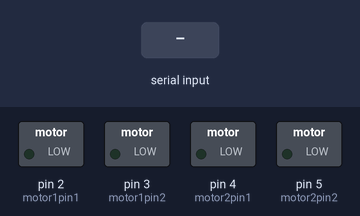
A sketch run on a simulated Arduino Uno, built with avr-gcc and run on an emulated ATmega328P. Shown: switched loads named in the sketch (green lamp = pin HIGH). The inputs (shaded band) are chosen by the test bench.

Above: at 1.2 s.
1.3 s: "w\n" received over Serial
At 1.7 s:
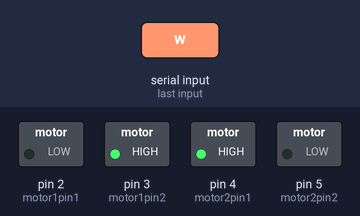
2.8 s: byte 97 ('a') received over Serial
At 3.46 s:
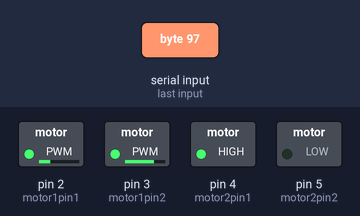
5.8 s: byte 115 ('s') received over Serial
At 7.78 s:
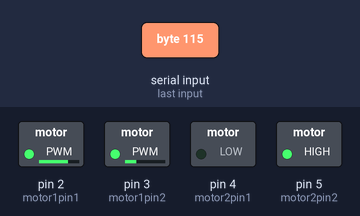
8.8 s: byte 119 ('w') received over Serial
At 10.1 s:
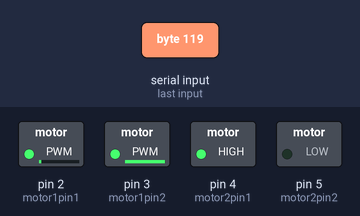
11.8 s: byte 83 ('S') received over Serial
At 14.58 s:
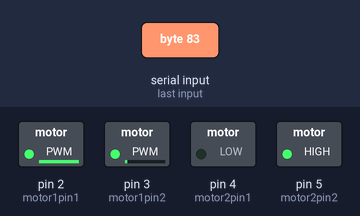
14.8 s: byte 87 ('W') received over Serial
At 14.98 s:
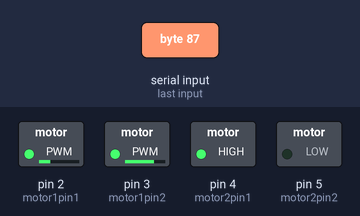
Timing chart, 0 to 18.8 s (numbered marks = the images above; inputs shaded):
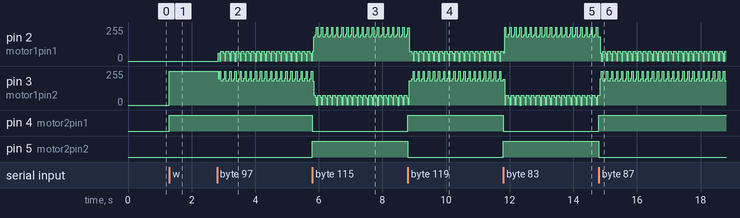

Measured:
- after the input at 1.3 s, pin 3 (motor1pin2): 0/255 → 255/255 at once; pin 4 (motor2pin1): LOW → HIGH at once
- after the input at 5.8 s, pin 4 (motor2pin1): HIGH → LOW at once; pin 5 (motor2pin2): LOW → HIGH at once
- after the input at 8.8 s, pin 4 (motor2pin1): LOW → HIGH at once; pin 5 (motor2pin2): HIGH → LOW at once
- after the input at 11.8 s, pin 4 (motor2pin1): HIGH → LOW at once; pin 5 (motor2pin2): LOW → HIGH at once
- after the input at 14.8 s, pin 4 (motor2pin1): LOW → HIGH at once; pin 5 (motor2pin2): HIGH → LOW at once

The sketch:

Lab2_ROBOT_CONTROL_Arduino.ino
```cpp
// pins (same as yours)
int motor1pin1 = 2;
int motor1pin2 = 3;
int motor2pin1 = 4;
int motor2pin2 = 5;

// turn bias settings
const unsigned long TURN_PERIOD_MS = 160;
const unsigned int  TURN_DUTY_PCT  = 70;
const bool          HARD_TURN      = true;

enum DriveMode { MODE_STOP, MODE_DRIVE, MODE_SPIN };
DriveMode mode = MODE_STOP;

int driveDir = 0;   // +1 fwd, -1 back, 0 stop
int turnBias = 0;   // -1 left, 0 straight, +1 right

// left wheel
void leftForward()  { digitalWrite(motor1pin1, HIGH); digitalWrite(motor1pin2, LOW); }
void leftBackward() { digitalWrite(motor1pin1, LOW);  digitalWrite(motor1pin2, HIGH); }
void leftStop()     { digitalWrite(motor1pin1, LOW);  digitalWrite(motor1pin2, LOW); }

// right wheel (inverted wiring)
void rightForward()  { digitalWrite(motor2pin1, LOW);  digitalWrite(motor2pin2, HIGH); }
void rightBackward() { digitalWrite(motor2pin1, HIGH); digitalWrite(motor2pin2, LOW); }
void rightStop()     { digitalWrite(motor2pin1, LOW);  digitalWrite(motor2pin2, LOW); }

void stopAll()   { leftStop(); rightStop(); }

// spins (in place)
void spinLeft()  { leftBackward(); rightForward(); }
void spinRight() { leftForward();  rightBackward(); }

void setup() {
  pinMode(motor1pin1, OUTPUT);
  pinMode(motor1pin2, OUTPUT);
  pinMode(motor2pin1, OUTPUT);
  pinMode(motor2pin2, OUTPUT);
  stopAll();
  Serial.begin(115200);
}

// drive according to state (no delay)
void applyDrive() {
  if (mode == MODE_STOP) { stopAll(); return; }
  if (mode == MODE_SPIN) { return; }  // spin* already set pins

  // base motion
  if (driveDir > 0) {        // fwd
    leftForward(); rightForward();
  } else if (driveDir < 0) { // back
    leftBackward(); rightBackward();
  } else {
    stopAll(); return;
  }

  // bias turning
  if (turnBias != 0) {
    unsigned long t = millis() % TURN_PERIOD_MS;
    unsigned long win = (TURN_PERIOD_MS * TURN_DUTY_PCT) / 100;
    if (t < win) {
      bool innerLeft = (turnBias < 0);
      if (HARD_TURN) {
        // reverse inner wheel briefly
        if (driveDir > 0) { if (innerLeft) leftBackward(); else rightBackward(); }
        else              { if (innerLeft) leftForward();  else rightForward(); }
      } else {
        // or just stop inner wheel
        if (innerLeft) leftStop(); else rightStop();
      }
    }
  }
}

void loop() {
  // serial controls
  if (Serial.available() > 0) {
    char c = (char)Serial.read();
    if (c != '\n' && c != '\r') {
      switch (c) {
        case 'w': case 'W': driveDir = -1; mode = MODE_DRIVE; break; // W = back
        case 's': case 'S': driveDir =  1; mode = MODE_DRIVE; break; // S = fwd
        case 'a': case 'A': if (mode == MODE_DRIVE) turnBias = -1;   break; // left bias
        case 'd': case 'D': if (mode == MODE_DRIVE) turnBias =  1;   break; // right bias
        case 'q': case 'Q': mode = MODE_SPIN; turnBias = 0; spinLeft();  break;
        case 'e': case 'E': mode = MODE_SPIN; turnBias = 0; spinRight(); break;
        case ' ':           mode = MODE_STOP; driveDir = 0; turnBias = 0; stopAll(); break;
        default: break;
      }
    }
  }

  // if spinning and we already have a driveDir, go back to DRIVE
  if (mode == MODE_SPIN && driveDir != 0) mode = MODE_DRIVE;

  applyDrive();
}
```
